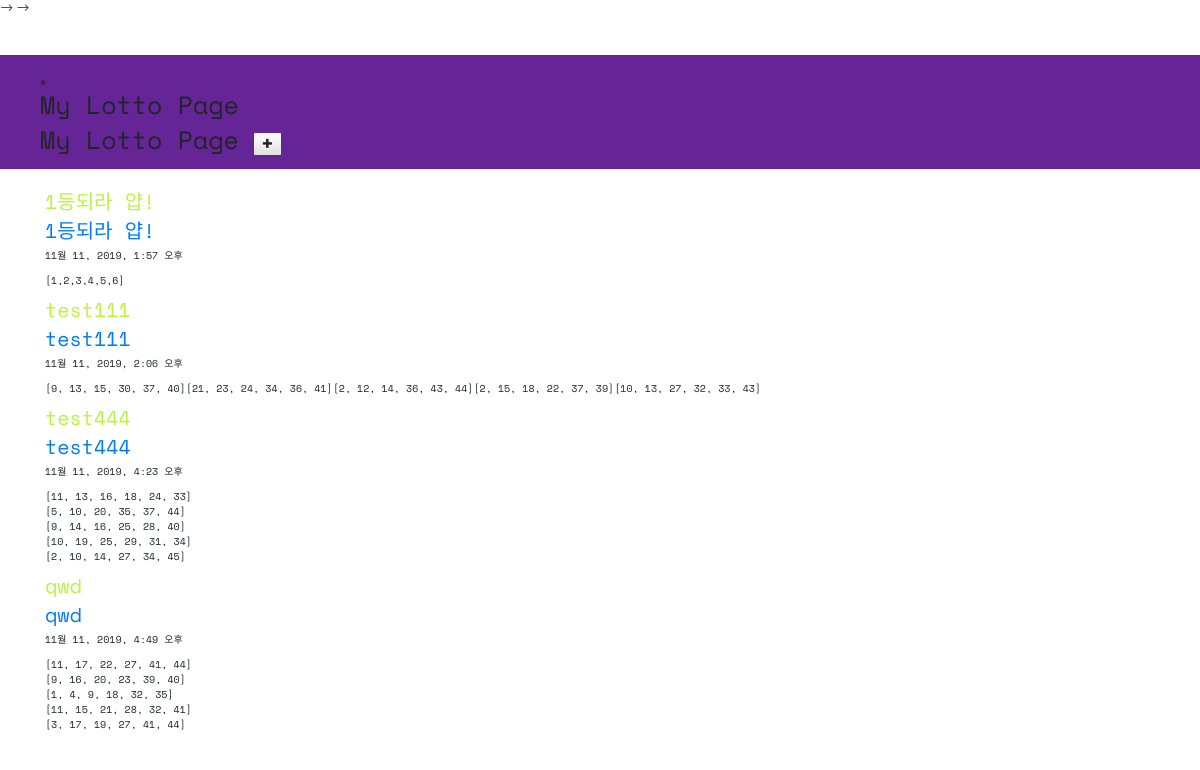
Page /lotto/ on the committed database.
### lotto/models.py (models this page shows, shortened)
class GuessNumbers(models.Model):
    name = models.CharField(max_length=24)
    text = models.CharField(max_length=255)
    lottos = models.CharField(max_length=255, default = '[1,2,3,4,5,6]')
    num_lotto = models.IntegerField(default=5)
    update_date= models.DateTimeField()

### lotto/views.py (the view)
# urls.py: path('lotto/', views.index, name='index'),
def index(request):
    lottos = GuessNumbers.objects.all()
    return render(request, 'lotto/default.html', {'lottos':lottos})#{}는 재활용위함

### lotto/templates/lotto/default.html (shortened to what this page needs)
<!DOCTYPE html>
{% load staticfiles %}
<html lang="ko">
<head>
  <link rel='stylesheet' href = "{% static 'css/lotto.css' %}"
  <!-- <meta name="viewport" content="width=device-width, initial-scale=1">
  <link rel="stylesheet" href="//maxcdn.bootstrapcdn.com/bootstrap/3.2.0/css/bootstrap.min.css">
  <link rel="stylesheet" href="//maxcdn.bootstrapcdn.com/bootstrap/3.2.0/css/bootstrap-theme.min.css"> -->
    <link rel="stylesheet" href="https://stackpath.bootstrapcdn.com/bootstrap/4.3.1/css/bootstrap.min.css">
    <title>Hello, world!</title> -->
</head>
<body>
  <div class="page-header">
  #<h1>My Lotto Page</h1>
  <h1>
  My Lotto Page
  <a href="{% url 'new_lotto' %}">
    <span class="glyphicon glyphicon-plus btn btn-default"></span>
  </a>
  </h1>
  </div>
  <div class="container lotto">
    {% for lotto in lottos %}
    <h2>{{ lotto.text }}</h2>
     <h2><a href="{% url 'detail' lottokey=lotto.pk %}">{{lotto.text}}</a></h2>
    <p> {{ lotto.update_date }}</p>
    <p>{{ lotto.lottos | linebreaksbr }}</p>
    {% endfor %}
  </div>
</body>
</html>

### lotto/static/css/lotto.css (style rules this page uses)
.page-header { background-color: #652596; margin-top: 0; padding: 20px 20px 20px 40px; font-family: 'Space Mono', monospace; }
.container { font-family: 'Space Mono', monospace; }
.container h2 { color: #b9f442; }

### rows in the picture
GuessNumbers: text "1등되라 얍!", update_date "11월 11, 2019, 1:57 오후", lottos "[1,2,3,4,5,6]"
GuessNumbers: text "test111", update_date "11월 11, 2019, 2:06 오후", lottos "[9, 13, 15, 30, 37, 40][21, 23, 24, 34, 36, 41][2, 12, 14, 36, 43, 44][2, 15, 18, 22, 37, 39][10, 13, 27, 32, 33, 43]"
GuessNumbers: text "test444", update_date "11월 11, 2019, 4:23 오후", lottos "[11, 13, 16, 18, 24, 33] [5, 10, 20, 35, 37, 44] [9, 14, 16, 25, 28, 40] [10, 19, 25, 29, 31, 34] [2, 10, 14, 27, 34, 45]"
GuessNumbers: text "qwd", update_date "11월 11, 2019, 4:49 오후", lottos "[11, 17, 22, 27, 41, 44] [9, 16, 20, 23, 39, 40] [1, 4, 9, 18, 32, 35] [11, 15, 21, 28, 32, 41] [3, 17, 19, 27, 41, 44]"
